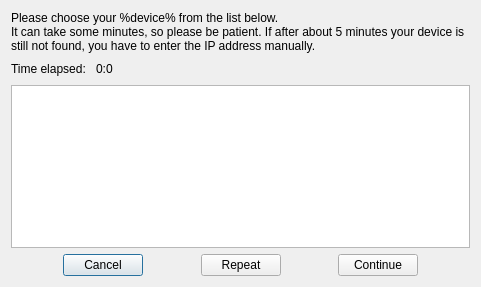
<?xml version="1.0" encoding="UTF-8"?>
<ui version="4.0">
 <class>AutoSearchDialog</class>
 <widget class="QDialog" name="AutoSearchDialog">
  <property name="geometry">
   <rect>
    <x>0</x>
    <y>0</y>
    <width>481</width>
    <height>287</height>
   </rect>
  </property>
  <property name="windowTitle">
   <string>Automatic search</string>
  </property>
  <layout class="QVBoxLayout" name="verticalLayout">
   <item>
    <widget class="QLabel" name="label_2">
     <property name="text">
      <string>Please choose your %device% from the list below.
It can take some minutes, so please be patient. If after about 5 minutes your device is still not found, you have to enter the IP address manually.</string>
     </property>
     <property name="textFormat">
      <enum>Qt::AutoText</enum>
     </property>
     <property name="wordWrap">
      <bool>true</bool>
     </property>
    </widget>
   </item>
   <item>
    <layout class="QHBoxLayout" name="horizontalLayout">
     <item>
      <widget class="QLabel" name="label">
       <property name="enabled">
        <bool>true</bool>
       </property>
       <property name="text">
        <string>Time elapsed: </string>
       </property>
      </widget>
     </item>
     <item>
      <widget class="QLabel" name="timeLabel">
       <property name="enabled">
        <bool>true</bool>
       </property>
       <property name="text">
        <string>0:0</string>
       </property>
      </widget>
     </item>
     <item>
      <spacer name="horizontalSpacer">
       <property name="orientation">
        <enum>Qt::Horizontal</enum>
       </property>
       <property name="sizeHint" stdset="0">
        <size>
         <width>40</width>
         <height>20</height>
        </size>
       </property>
      </spacer>
     </item>
    </layout>
   </item>
   <item>
    <widget class="QListWidget" name="listWidget">
     <property name="contextMenuPolicy">
      <enum>Qt::CustomContextMenu</enum>
     </property>
    </widget>
   </item>
   <item>
    <layout class="QHBoxLayout" name="horizontalLayout_2">
     <item>
      <spacer name="horizontalSpacer_2">
       <property name="orientation">
        <enum>Qt::Horizontal</enum>
       </property>
       <property name="sizeHint" stdset="0">
        <size>
         <width>40</width>
         <height>20</height>
        </size>
       </property>
      </spacer>
     </item>
     <item>
      <widget class="QPushButton" name="CancelButton">
       <property name="text">
        <string>Cancel</string>
       </property>
      </widget>
     </item>
     <item>
      <spacer name="horizontalSpacer_3">
       <property name="orientation">
        <enum>Qt::Horizontal</enum>
       </property>
       <property name="sizeHint" stdset="0">
        <size>
         <width>40</width>
         <height>20</height>
        </size>
       </property>
      </spacer>
     </item>
     <item>
      <widget class="QPushButton" name="repeatButton">
       <property name="text">
        <string>Repeat</string>
       </property>
      </widget>
     </item>
     <item>
      <spacer name="horizontalSpacer_5">
       <property name="orientation">
        <enum>Qt::Horizontal</enum>
       </property>
       <property name="sizeHint" stdset="0">
        <size>
         <width>40</width>
         <height>20</height>
        </size>
       </property>
      </spacer>
     </item>
     <item>
      <widget class="QPushButton" name="continueButton">
       <property name="enabled">
        <bool>true</bool>
       </property>
       <property name="text">
        <string>Continue</string>
       </property>
      </widget>
     </item>
     <item>
      <spacer name="horizontalSpacer_4">
       <property name="orientation">
        <enum>Qt::Horizontal</enum>
       </property>
       <property name="sizeHint" stdset="0">
        <size>
         <width>40</width>
         <height>20</height>
        </size>
       </property>
      </spacer>
     </item>
    </layout>
   </item>
  </layout>
 </widget>
 <resources/>
 <connections/>
</ui>
